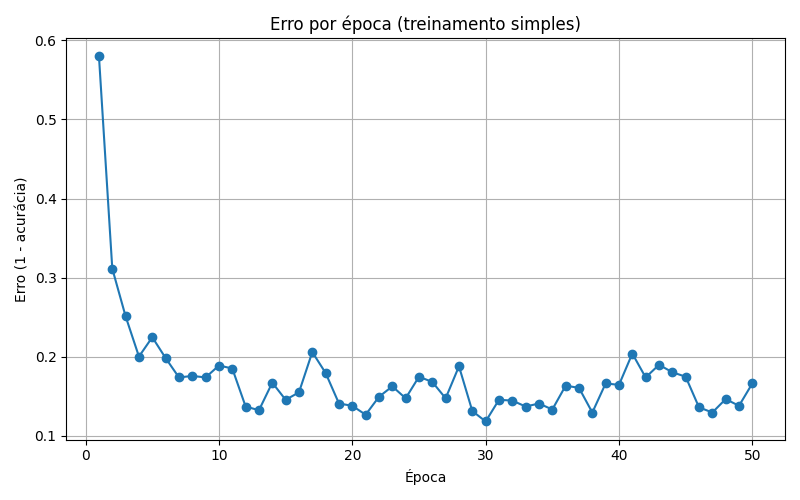

Write Python code to recreate this figure.
import matplotlib.pyplot as plt

def plot_erro_por_epoca(caminho="saidas/erros_por_epoca.txt"):
    epocas = []
    erros = []

    with open(caminho) as f:
        for linha in f:
            if "Epoch" in linha:
                partes = linha.strip().split(":")
                epoca = int(partes[0].split()[1])
                erro = float(partes[1].split("=")[1])
                epocas.append(epoca)
                erros.append(erro)

    plt.figure(figsize=(8, 5))
    plt.plot(epocas, erros, marker='o')
    plt.xlabel("Época")
    plt.ylabel("Erro (1 - acurácia)")
    plt.title("Erro por época (treinamento simples)")
    plt.grid(True)
    plt.tight_layout()
    plt.savefig("grafico_erro_por_epoca.png")
    plt.show()

if __name__ == "__main__":
    plot_erro_por_epoca()
